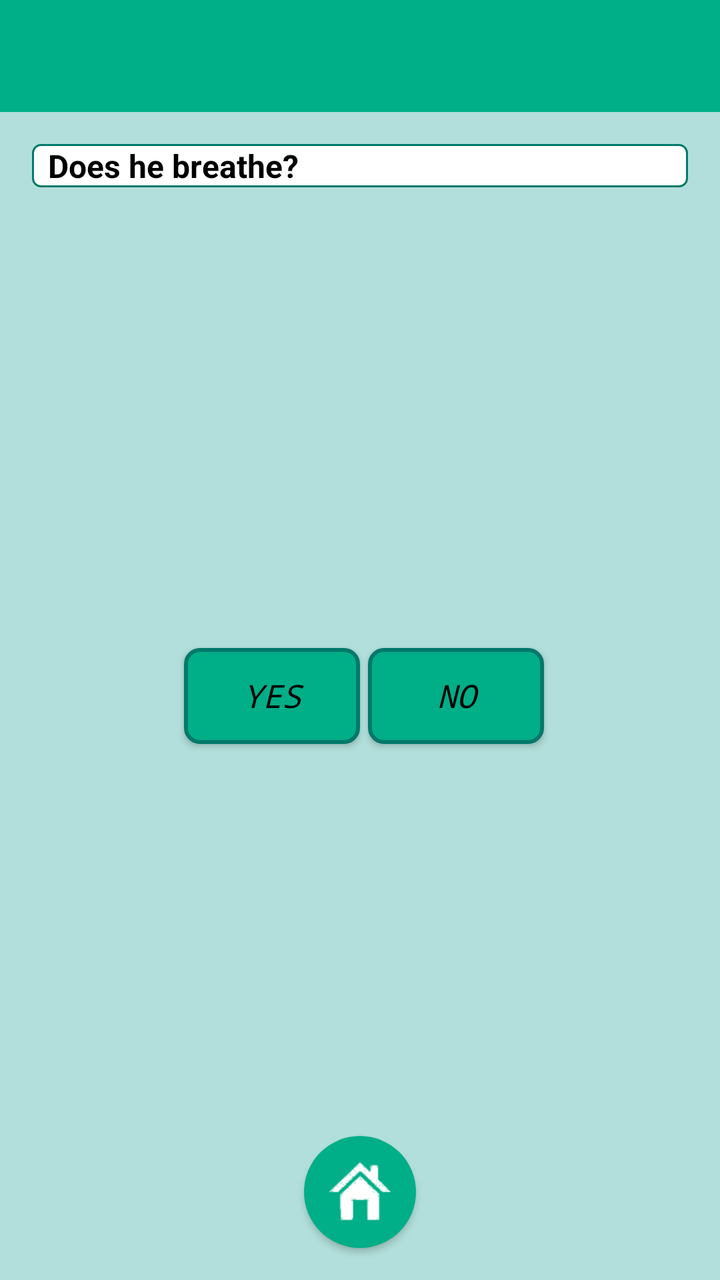
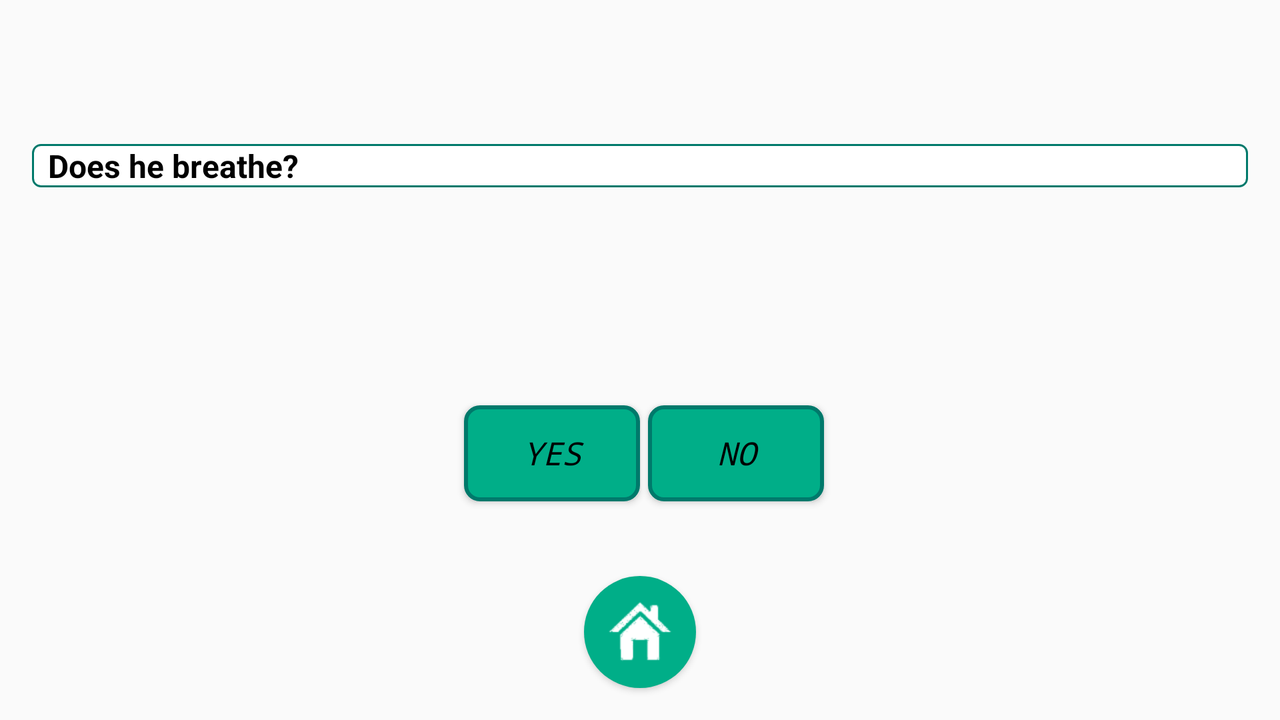

Two renders of one Android screen. The first uses the default layout on a phone; the second uses the alternative layout the repository ships for a different screen configuration, on a matching device. The two XML files are below.
<!-- AndroidManifest.xml: application theme AppTheme -->
<!-- res/layout/activity__step2.xml -->
<?xml version="1.0" encoding="utf-8"?>
<RelativeLayout xmlns:android="http://schemas.android.com/apk/res/android"
    xmlns:tools="http://schemas.android.com/tools"
    android:layout_width="match_parent"
    android:layout_height="match_parent"
    android:id="@+id/activity_step2_rel_layout1"
    tools:context="com.ull.project.mobiletriageapp_start.Activity_Step2">
    <RelativeLayout
        android:id="@+id/nottoolbarview"
        android:layout_width="match_parent"
        android:layout_height="@dimen/tool_bar"
        android:background="@color/colorPrimary">

        <ImageView
            android:layout_width="wrap_content"
            android:layout_height="wrap_content"
            android:src="@drawable/top_nav_logo_title"
            android:scaleType="fitStart"
            tools:ignore="ContentDescription" />


    </RelativeLayout>
    <RelativeLayout
        android:orientation="horizontal"
        android:layout_width="match_parent"
        android:layout_height="match_parent"
        android:background="@color/colorBackground"
        android:layout_below="@id/nottoolbarview">
        <TextView
            android:id="@+id/textview_Step2_Question"
            android:text="@string/txt_SecondQuestion"
            style="@style/App_TextView"
            android:layout_marginTop="@dimen/activity_vertical_margin"
            android:layout_marginLeft="@dimen/activity_horizontal_margin"
            android:layout_marginRight="@dimen/activity_horizontal_margin"/>
        <LinearLayout
            android:layout_width="match_parent"
            android:layout_height="match_parent"
            android:gravity="center">
            <Button
                style="@style/App_ViewButton_Style"
                android:id="@+id/bt_yes_step2"
                android:text="@string/txt_PositiveAnswer"
                android:layout_margin="@dimen/space_components"/>
            <Button
                style="@style/App_ViewButton_Style"
                android:id="@+id/bt_no_step2"
                android:text="@string/txt_NegativeAnswer"/>
        </LinearLayout>
    </RelativeLayout>
    <Button
        style="@style/App_ViewButtonMain_Style"
        android:id="@+id/bt_main_step2"
        android:layout_marginBottom="@dimen/activity_vertical_margin"
        android:layout_alignParentBottom="true"
        android:layout_centerHorizontal="true"/>
</RelativeLayout>
<!-- resources referenced by this layout -->
<resources>
  <item name="colorBackground" type="color">#B2DFDB</item>
  <item name="colorPrimary" type="color">#00ae88</item>
  <dimen name="activity_horizontal_margin">16dp</dimen>
  <dimen name="activity_vertical_margin">16dp</dimen>
  <dimen name="space_components">4dp</dimen>
  <dimen name="tool_bar">56dp</dimen>
  <string name="txt_NegativeAnswer">No</string>
  <string name="txt_PositiveAnswer">Yes</string>
  <string name="txt_SecondQuestion">Does he breathe?</string>
  <style name="App_ViewButtonMain_Style" parent="Base.Widget.AppCompat.ImageButton">
          <item name="android:layout_width">@dimen/shape_circle</item>
          <item name="android:layout_height">@dimen/shape_circle</item>
          <item name="android:adjustViewBounds">true</item>
          <item name="android:scaleType">fitCenter</item>
          <item name="android:background">@drawable/bt_main_selector</item>
  
      </style>
  <style name="AppTheme" parent="Theme.AppCompat.Light.NoActionBar">
          <item name="android:dialogTheme">@style/App_Dialog_Theme</item>
          <item name="android:layout_width">match_parent</item>
          <item name="android:layout_height">match_parent</item>
      </style>
  <dimen name="text_size_short">16sp</dimen>
  <item name="textColorPrimary" type="color">#000000</item>
  <!-- drawable textview (drawable) -->
  <?xml version="1.0" encoding="utf-8"?>
  <shape xmlns:android="http://schemas.android.com/apk/res/android"
      android:shape="rectangle" >
  
      <solid
          android:color="@color/colorBackgroundText" >
      </solid>
  
  
      <stroke
          android:width="1dp"
          android:color="@color/colorPrimaryDark" >
      </stroke>
  
      <corners
          android:radius="4dp"   >
      </corners>
  
  </shape>
  <dimen name="shape_circle">56dp</dimen>
  <!-- drawable bt_main_selector (drawable) -->
  <?xml version="1.0" encoding="utf-8"?>
  <selector xmlns:android="http://schemas.android.com/apk/res/android">
      <item android:drawable="@drawable/bt_main_pressed"
          android:state_pressed="true" />
      <item android:drawable="@drawable/bt_main_selected"
          android:state_focused="true" />
      <item android:drawable="@drawable/bt_main_default" />
  
  </selector>
  <!-- drawable buttonview_selector (drawable) -->
  <?xml version="1.0" encoding="utf-8"?>
  <selector xmlns:android="http://schemas.android.com/apk/res/android">
      <item android:drawable="@drawable/buttonview_pressed"
          android:state_pressed="true" />
      <item android:drawable="@drawable/buttonview_selected"
          android:state_focused="true" />
      <item android:drawable="@drawable/buttonview_default" />
  
  </selector>
  <style name="App_Dialog_Theme" parent="Theme.AppCompat.Light.Dialog">
          <item name="android:windowNoTitle">false</item>
          <item name="android:windowIsFloating">true</item>
          <item name="android:layout_centerInParent">true</item>
      </style>
  <item name="colorBackgroundText" type="color">#FFFFFF</item>
  <item name="colorPrimaryDark" type="color">#00796B</item>
  <!-- drawable bt_main_pressed (drawable) -->
  <?xml version="1.0" encoding="utf-8"?>
  <layer-list xmlns:android="http://schemas.android.com/apk/res/android">
      <item>
  
          <shape android:shape="oval">
              <solid android:color="@color/colorPrimaryDark"/>
          </shape>
  
      </item>
      <item
          android:drawable="@drawable/ic_main"
          android:top ="2dp"
          android:bottom ="2dp"
          android:left= "2dp"
          android:right= "2dp">
  
  
      </item>
  
  
  </layer-list>
  <!-- drawable bt_main_selected (drawable) -->
  <?xml version="1.0" encoding="utf-8"?>
  <layer-list xmlns:android="http://schemas.android.com/apk/res/android">
      <item>
  
          <shape android:shape="oval">
              <solid android:color="@color/colorAcent"/>
          </shape>
  
      </item>
      <item
          android:drawable="@drawable/ic_main">
  
      </item>
  
  
  </layer-list>
  <item name="colorAcent" type="color">#64ffda</item>
  <dimen name="shape_circle_padding">10dp</dimen>
</resources>
<!-- res/layout-land/activity__step2.xml (the repository's variant of the layout above) -->
<!-- drawn on the phone turned sideways -->
<?xml version="1.0" encoding="utf-8"?>
<RelativeLayout xmlns:android="http://schemas.android.com/apk/res/android"
    xmlns:tools="http://schemas.android.com/tools"
    android:layout_width="match_parent"
    android:layout_height="match_parent"
    style="@style/AppTheme"
    tools:context="com.ull.project.mobiletriageapp_start.Activity_Step2">
    <View
        style="@style/App_Nottoolbar_Style"
        android:id="@+id/nottoolbarview"/>

    <TextView
        android:id="@+id/textview_Step2_Question"
        android:layout_below="@id/nottoolbarview"
        android:text="@string/txt_SecondQuestion"
        style="@style/App_TextView"
        android:layout_marginTop="@dimen/activity_vertical_margin"
        android:layout_marginLeft="@dimen/activity_horizontal_margin"
        android:layout_marginRight="@dimen/activity_horizontal_margin"/>

    <LinearLayout
        android:orientation="horizontal"
        android:layout_width="match_parent"
        android:layout_height="match_parent"
        android:gravity="center"
        android:layout_below="@id/textview_Step2_Question">

        <Button
            style="@style/App_ViewButton_Style"
            android:id="@+id/bt_yes_step2"
            android:text="@string/txt_PositiveAnswer"
            android:layout_margin="@dimen/space_components"/>
        <Button
            style="@style/App_ViewButton_Style"
            android:id="@+id/bt_no_step2"
            android:text="@string/txt_NegativeAnswer"/>
    </LinearLayout>



    <Button
        style="@style/App_ViewButtonMain_Style"
        android:id="@+id/bt_main_step2"
        android:layout_marginBottom="@dimen/activity_vertical_margin"
        android:layout_alignParentBottom="true"
        android:layout_centerHorizontal="true"/>


</RelativeLayout>
<!-- resources referenced by the variant -->
<!-- as the phone turned sideways resolves them -->
<resources>
  <dimen name="activity_horizontal_margin">16dp</dimen>
  <dimen name="activity_vertical_margin">16dp</dimen>
  <dimen name="space_components">4dp</dimen>
  <string name="txt_NegativeAnswer">No</string>
  <string name="txt_PositiveAnswer">Yes</string>
  <string name="txt_SecondQuestion">Does he breathe?</string>
  <style name="AppTheme" parent="Theme.AppCompat.Light.NoActionBar">
          <item name="android:dialogTheme">@style/App_Dialog_Theme</item>
          <item name="android:layout_width">match_parent</item>
          <item name="android:layout_height">match_parent</item>
      </style>
  <style name="App_Nottoolbar_Style">
          <item name="android:foreground">@color/colorPrimary</item>
          <item name="android:layout_width">match_parent</item>
          <item name="android:layout_height">@dimen/tool_bar</item>
      </style>
  <style name="App_ViewButtonMain_Style" parent="Base.Widget.AppCompat.ImageButton">
          <item name="android:layout_width">@dimen/shape_circle</item>
          <item name="android:layout_height">@dimen/shape_circle</item>
          <item name="android:adjustViewBounds">true</item>
          <item name="android:scaleType">fitCenter</item>
          <item name="android:background">@drawable/bt_main_selector</item>
  
      </style>
  <style name="App_Dialog_Theme" parent="Theme.AppCompat.Light.Dialog">
          <item name="android:windowNoTitle">false</item>
          <item name="android:windowIsFloating">true</item>
          <item name="android:layout_centerInParent">true</item>
      </style>
  <item name="colorPrimary" type="color">#00ae88</item>
  <dimen name="tool_bar">56dp</dimen>
  <dimen name="text_size_short">16sp</dimen>
  <item name="textColorPrimary" type="color">#000000</item>
  <!-- drawable textview (drawable) -->
  <?xml version="1.0" encoding="utf-8"?>
  <shape xmlns:android="http://schemas.android.com/apk/res/android"
      android:shape="rectangle" >
  
      <solid
          android:color="@color/colorBackgroundText" >
      </solid>
  
  
      <stroke
          android:width="1dp"
          android:color="@color/colorPrimaryDark" >
      </stroke>
  
      <corners
          android:radius="4dp"   >
      </corners>
  
  </shape>
  <dimen name="shape_circle">56dp</dimen>
  <!-- drawable bt_main_selector (drawable) -->
  <?xml version="1.0" encoding="utf-8"?>
  <selector xmlns:android="http://schemas.android.com/apk/res/android">
      <item android:drawable="@drawable/bt_main_pressed"
          android:state_pressed="true" />
      <item android:drawable="@drawable/bt_main_selected"
          android:state_focused="true" />
      <item android:drawable="@drawable/bt_main_default" />
  
  </selector>
  <!-- drawable buttonview_selector (drawable) -->
  <?xml version="1.0" encoding="utf-8"?>
  <selector xmlns:android="http://schemas.android.com/apk/res/android">
      <item android:drawable="@drawable/buttonview_pressed"
          android:state_pressed="true" />
      <item android:drawable="@drawable/buttonview_selected"
          android:state_focused="true" />
      <item android:drawable="@drawable/buttonview_default" />
  
  </selector>
  <item name="colorBackgroundText" type="color">#FFFFFF</item>
  <item name="colorPrimaryDark" type="color">#00796B</item>
  <!-- drawable bt_main_selected (drawable) -->
  <?xml version="1.0" encoding="utf-8"?>
  <layer-list xmlns:android="http://schemas.android.com/apk/res/android">
      <item>
  
          <shape android:shape="oval">
              <solid android:color="@color/colorAcent"/>
          </shape>
  
      </item>
      <item
          android:drawable="@drawable/ic_main">
  
      </item>
  
  
  </layer-list>
  <item name="colorAcent" type="color">#64ffda</item>
  <dimen name="shape_circle_padding">10dp</dimen>
  <item name="colorBackground" type="color">#B2DFDB</item>
</resources>
